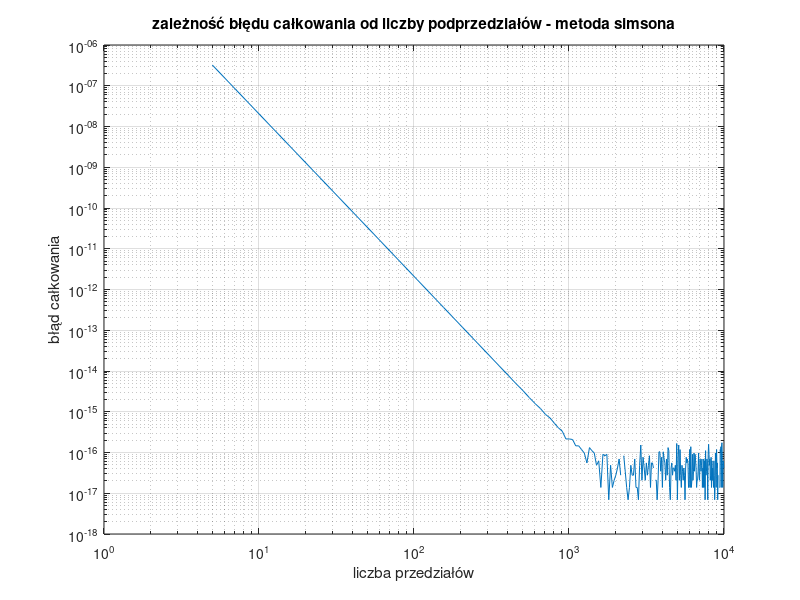

Source code (MATLAB):
function [ft_5, integral_1000, Nt, integration_error] = simpson_rule_accuracy_evaluation()
    % Funkcja służy do numerycznego obliczania całki oznaczonej metodą Simpsona
    % z funkcji gęstości prawdopodobieństwa awarii urządzenia elektronicznego.
    % Jej celem jest porównanie dokładności obliczeń
    % w zależności od liczby zastosowanych podprzedziałów całkowania.
    %
    % ft_5 – wartość funkcji gęstości prawdopodobieństwa obliczona dla t = 5.
    %
    % integral_1000 – przybliżona wartość całki oznaczonej na przedziale [0, 5]
    %   wyznaczona metodą Simpsona dla liczby podprzedziałów wynoszącej 1000.
    %
    % integration_error – wektor zawierający błędy bezwzględne numerycznego
    %   wyznaczenia wartości całki oznaczonej. Wartość integration_error(1,i)
    %   oznacza błąd obliczenia całki dla Nt(1,i) podprzedziałów:
    %   integration_error(1, i) = abs(integral_approximation - reference_value),
    %   gdzie reference_value to wzorcowa wartość całki.
    %
    % Nt – wektor wierszowy zawierający liczby podprzedziałów całkowania,
    %   dla których wyznaczane są przybliżenia całki i obliczany jest błąd.

    reference_value = 0.0473612919396179; % wartość referencyjna całki
    ft_5 = failure_density_function(5);
    N = 1000; % liczba podprzedziałów całkowania
    x = linspace(0,5,N+1); % liczba punktów = liczba podprzedziałów całkowania + 1
    integral_1000 = simpson_rule(x);

        Nt = 5:50:10^4;
    
    for i = 1:length(Nt)
        x = linspace(0,5,Nt(i)+1);
        integral_approx = simpson_rule(x);
        integration_error(i) = abs(integral_approx - reference_value);
    end
    
    
    figure;
    loglog(Nt, integration_error);
    xlabel('liczba przedziałów');
    ylabel('błąd całkowania');
    title('zależność błędu całkowania od liczby podprzedziałów - metoda simsona');
    grid on;
    

    saveas(gcf, 'zadanie3.png');

end

function integral_approximation = simpson_rule(x)
    % Oblicza przybliżoną wartość całki oznaczonej z funkcji gęstości
    % prawdopodobieństwa (failure_density_function) przy użyciu
    % metody Simpsona.
    %
    % x – wektor rosnących wartości określających końce przedziałów całkowania.
    %     Dla n-elementowego wektora x zdefiniowanych jest n−1 przedziałów
    %     całkowania: [x(1), x(2)], [x(2), x(3)], ..., [x(n−1), x(n)].
    %
    % integral_approximation – przybliżona wartość całki oznaczonej
    n = length(x) - 1; % przedziały
    integral_approximation = 0;
    for i = 1:n
        a = x(i);
        b = x(i+1);
        fa = failure_density_function(a);
        fb = failure_density_function(b);
        fm = failure_density_function((a + b)/2);
        
        integral_approximation = integral_approximation + (b - a)/6 * (fa + 4*fm + fb);
    end

end

function ft = failure_density_function(t)
    % Zwraca wartości funkcji gęstości prawdopodobieństwa wystąpienia awarii
    % urządzenia elektronicznego dla zadanych wartości czasu t.
    %
    % t – wektor wartości czasu (wyrażonych w latach), dla których obliczane
    %   są wartości funkcji gęstości prawdopodobieństwa.
    %
    % ft – wektor zawierający wartości funkcji gęstości prawdopodobieństwa
    %      odpowiadające kolejnym elementom wektora t.
    o = 3;
    u = 10;


    ft = (1/(o*sqrt(2*pi))) * exp(-(t-u)^2 / (2*o^2) ); 
end